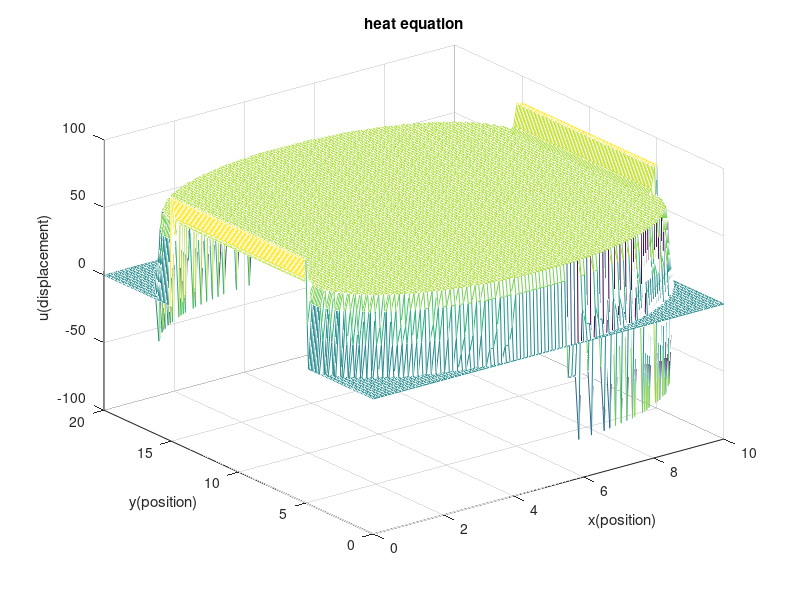

MATLAB code for this plot:
%question 1
%I pledge this is my code

%initialize delta
dl=0.1;
dt=0.002;

[PX,PY]=meshgrid(0:0.1:10,0:0.1:20);
%get boundary 
r1=(abs(PY-(15+sqrt(-PX.^2+10*PX)))<(dl/1.5))|...
    (abs(PY-(5-sqrt(-PX.^2+10*PX)))<(dl/1.5));
r2=(PX<dl|PX>(10-1.5*dl))&...
    (PY>(5-1.5*dl)&PY<(15+1.5*dl));
r3=(PY<(15+sqrt(-PX.^2+10*PX)))&...
    (PY>(5-sqrt(-PX.^2+10*PX)));
r=r1+2*r2+r3;

c=dt/(dl^2);
u=60*r3+20*r2;
sol=zeros(size(u));

%iterate through the loop and calculate the value, put in the matrix
for i=1:201%20*10+1
    for j=1:101%10*10+1
        if r(i,j)==2
            if i<102
                %hafe
                if (j>51) && (j<100)
                   sol(i,j)=2*c*(u(i-1,j)+u(i,j)+(PX(i-1,j)-5)*dl/sqrt((PX(i-1,j)-5)^2+...
                       (PY(i-1,j)-5)^2)+u(i,j+1)*2+(PY(i,j+1)-5)*dl/sqrt((PX(i,j+1)-5)^2+(PY(i,j+1)-5)^2)-4*u(i,j));
                end
                %another half
                if j<=51
                   sol(i,j)=u(i,j)+c*(u(i+1,j)+(PX(i+1,j)-5)*dl/sqrt((PX(i+1,j)-5)^2+...
                       (PY(i+1,j)-5)^2)+u(i,j+1)*2+(PY(i,j+1)-5)*dl/sqrt((PX(i,j+1)-5)^2+(PY(i,j+1)-5)^2)-4*u(i,j));
                end
           end
           if i>=102
               if j>=52
                  sol(i,j)=u(i,j)+(dt/(dl^2))*(u(i+1,j)*2+(PX(i+1,j)-5)*dl/sqrt((PX(i+1,j)-5)^2+...
                      (PY(i+1,j)-5)^2)+(PY(i,j-1)-5)*dl/sqrt((PX(i,j-1)-5)^2+(PY(i,j-1)-5)^2)-4*u(i,j)+u(i,j-1)*2);
             
               elseif  j>2&&j<51
                    sol(i,j)=u(i,j)+c*2*(u(i+1,j)+(PX(i+1,j)-5)*dl/sqrt((PX(i+1,j)-5)^2+(PY(i+1,j)-5)^2)+...
                       u(i,j-1)*2+(PY(i,j-1)-5)*dl/sqrt((PX(i,j-1)-5)^2+(PY(i,j-1)-5)^2)-4*u(i,j));
                end
           end
        end
        if r(i,j)==1
            %not the first and last
           if (i>1) && (i<201)
               sol(i,j)=u(i,j)+c*(u(i+1,j)+u(i-1,j)+u(i,j+1)+u(i,j-1)-4*u(i,j));
           end
        end
        %boundary condition
        if r(i,j)==3
           sol(i,j)=80;
        end
    end
    mesh(PX,PY,sol);
    title('heat equation');
    xlabel('x(position)');
    ylabel('y(position)');
    zlabel('u(displacement)');
end